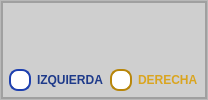
                      <widget class="QFrame" name="frame_18">
                       <property name="frameShape">
                        <enum>QFrame::StyledPanel</enum>
                       </property>
                       <property name="frameShadow">
                        <enum>QFrame::Raised</enum>
                       </property>
                       <layout class="QVBoxLayout" name="verticalLayout_25">
                        <property name="spacing">
                         <number>0</number>
                        </property>
                        <property name="leftMargin">
                         <number>0</number>
                        </property>
                        <property name="topMargin">
                         <number>0</number>
                        </property>
                        <property name="rightMargin">
                         <number>0</number>
                        </property>
                        <property name="bottomMargin">
                         <number>0</number>
                        </property>
                        <item>
                         <widget class="QFrame" name="frame_32">
                          <property name="styleSheet">
                           <string notr="true">background-color: rgb(207, 207, 207);</string>
                          </property>
                          <property name="frameShape">
                           <enum>QFrame::StyledPanel</enum>
                          </property>
                          <property name="frameShadow">
                           <enum>QFrame::Raised</enum>
                          </property>
                          <layout class="QVBoxLayout" name="verticalLayout_39">
                           <property name="leftMargin">
                            <number>0</number>
                           </property>
                           <property name="topMargin">
                            <number>0</number>
                           </property>
                           <property name="rightMargin">
                            <number>0</number>
                           </property>
                           <property name="bottomMargin">
                            <number>0</number>
                           </property>
                           <item>
                            <widget class="QFrame" name="frame_38">
                             <property name="styleSheet">
                              <string notr="true">background-color: rgb(207, 207, 207);</string>
                             </property>
                             <property name="frameShape">
                              <enum>QFrame::StyledPanel</enum>
                             </property>
                             <property name="frameShadow">
                              <enum>QFrame::Raised</enum>
                             </property>
                             <layout class="QVBoxLayout" name="verticalLayout_24">
                              <property name="leftMargin">
                               <number>6</number>
                              </property>
                              <property name="topMargin">
                               <number>6</number>
                              </property>
                              <property name="rightMargin">
                               <number>6</number>
                              </property>
                              <property name="bottomMargin">
                               <number>6</number>
                              </property>
                              <item>
                               <layout class="QHBoxLayout" name="horizontalLayout_41">
                                <item>
                                 <spacer name="horizontalSpacer_3">
                                  <property name="orientation">
                                   <enum>Qt::Horizontal</enum>
                                  </property>
                                  <property name="sizeHint" stdset="0">
                                   <size>
                                    <width>40</width>
                                    <height>20</height>
                                   </size>
                                  </property>
                                 </spacer>
                                </item>
                                <item>
                                 <widget class="QLabel" name="label_24">
                                  <property name="maximumSize">
                                   <size>
                                    <width>130</width>
                                    <height>70</height>
                                   </size>
                                  </property>
                                  <property name="font">
                                   <font>
                                    <pointsize>7</pointsize>
                                    <stylestrategy>PreferDefault</stylestrategy>
                                   </font>
                                  </property>
                                  <property name="text">
                                   <string/>
                                  </property>
                                  <property name="textFormat">
                                   <enum>Qt::PlainText</enum>
                                  </property>
                                  <property name="pixmap">
                                   <pixmap>img/motor_off.png</pixmap>
                                  </property>
                                  <property name="scaledContents">
                                   <bool>true</bool>
                                  </property>
                                  <property name="alignment">
                                   <set>Qt::AlignCenter</set>
                                  </property>
                                  <property name="wordWrap">
                                   <bool>false</bool>
                                  </property>
                                 </widget>
                                </item>
                                <item>
                                 <spacer name="horizontalSpacer_4">
                                  <property name="orientation">
                                   <enum>Qt::Horizontal</enum>
                                  </property>
                                  <property name="sizeHint" stdset="0">
                                   <size>
                                    <width>40</width>
                                    <height>20</height>
                                   </size>
                                  </property>
                                 </spacer>
                                </item>
                               </layout>
                              </item>
                              <item>
                               <layout class="QHBoxLayout" name="horizontalLayout_25">
                                <item>
                                 <widget class="QRadioButton" name="giro_izq_2">
                                  <property name="styleSheet">
                                   <string notr="true">QRadioButton {
    color: #1E3A8A;  /* Azul oscuro para el texto */
    font-weight: bold;
}

QRadioButton::indicator {
    width: 18px;
    height: 18px;
    border-radius: 9px;
    border: 2px solid #1E40AF;  /* Azul fuerte */
    background: white;
}

QRadioButton::indicator:checked {
    background: #3B82F6;  /* Azul vibrante cuando está seleccionado */
    border: 2px solid #1E3A8A;
}</string>
                                  </property>
                                  <property name="text">
                                   <string>IZQUIERDA</string>
                                  </property>
                                 </widget>
                                </item>
                                <item>
                                 <widget class="QRadioButton" name="giro_der_2">
                                  <property name="styleSheet">
                                   <string notr="true">QRadioButton {
    color: #DAA520;  /* Dorado para el texto */
    font-weight: bold;
}

QRadioButton::indicator {
    width: 18px;
    height: 18px;
    border-radius: 9px;
    border: 2px solid #B8860B;  /* Amarillo oscuro */
    background: white;
}

QRadioButton::indicator:checked {
    background: #FFD700;  /* Amarillo brillante cuando está seleccionado */
    border: 2px solid #DAA520;
}</string>
                                  </property>
                                  <property name="text">
                                   <string>DERECHA</string>
                                  </property>
                                 </widget>
                                </item>
                               </layout>
                              </item>
                             </layout>
                            </widget>
                           </item>
                          </layout>
                         </widget>
                        </item>
                       </layout>
                      </widget>
